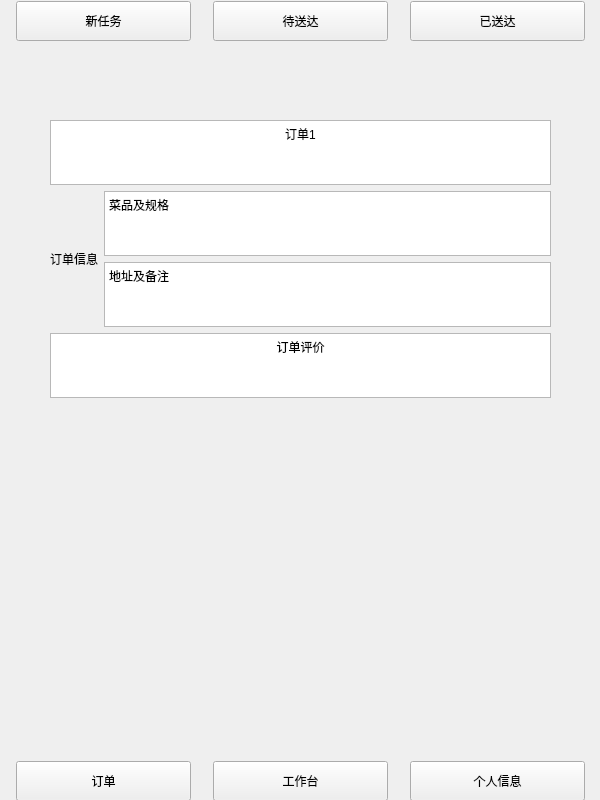
<?xml version="1.0" encoding="UTF-8"?>
<ui version="4.0">
 <class>shangjia3</class>
 <widget class="QWidget" name="shangjia3">
  <property name="geometry">
   <rect>
    <x>0</x>
    <y>0</y>
    <width>600</width>
    <height>800</height>
   </rect>
  </property>
  <property name="windowTitle">
   <string>Form</string>
  </property>
  <widget class="QWidget" name="layoutWidget">
   <property name="geometry">
    <rect>
     <x>0</x>
     <y>0</y>
     <width>601</width>
     <height>42</height>
    </rect>
   </property>
   <layout class="QHBoxLayout" name="horizontalLayout">
    <item>
     <widget class="QPushButton" name="pushButton">
      <property name="minimumSize">
       <size>
        <width>175</width>
        <height>40</height>
       </size>
      </property>
      <property name="maximumSize">
       <size>
        <width>175</width>
        <height>40</height>
       </size>
      </property>
      <property name="font">
       <font>
        <family>Microsoft YaHei</family>
       </font>
      </property>
      <property name="text">
       <string>新任务</string>
      </property>
     </widget>
    </item>
    <item>
     <widget class="QPushButton" name="pushButton_2">
      <property name="minimumSize">
       <size>
        <width>175</width>
        <height>40</height>
       </size>
      </property>
      <property name="maximumSize">
       <size>
        <width>175</width>
        <height>40</height>
       </size>
      </property>
      <property name="font">
       <font>
        <family>Microsoft YaHei</family>
       </font>
      </property>
      <property name="text">
       <string>待送达</string>
      </property>
     </widget>
    </item>
    <item>
     <widget class="QPushButton" name="pushButton_3">
      <property name="minimumSize">
       <size>
        <width>175</width>
        <height>40</height>
       </size>
      </property>
      <property name="maximumSize">
       <size>
        <width>175</width>
        <height>40</height>
       </size>
      </property>
      <property name="font">
       <font>
        <family>Microsoft YaHei</family>
       </font>
      </property>
      <property name="text">
       <string>已送达</string>
      </property>
     </widget>
    </item>
   </layout>
  </widget>
  <widget class="QWidget" name="layoutWidget">
   <property name="geometry">
    <rect>
     <x>0</x>
     <y>760</y>
     <width>601</width>
     <height>42</height>
    </rect>
   </property>
   <layout class="QHBoxLayout" name="horizontalLayout_2">
    <item>
     <widget class="QPushButton" name="pushButton_4">
      <property name="minimumSize">
       <size>
        <width>175</width>
        <height>40</height>
       </size>
      </property>
      <property name="maximumSize">
       <size>
        <width>175</width>
        <height>40</height>
       </size>
      </property>
      <property name="font">
       <font>
        <family>Microsoft YaHei</family>
       </font>
      </property>
      <property name="text">
       <string>订单</string>
      </property>
     </widget>
    </item>
    <item>
     <widget class="QPushButton" name="pushButton_6">
      <property name="minimumSize">
       <size>
        <width>175</width>
        <height>40</height>
       </size>
      </property>
      <property name="maximumSize">
       <size>
        <width>175</width>
        <height>40</height>
       </size>
      </property>
      <property name="font">
       <font>
        <family>Microsoft YaHei</family>
       </font>
      </property>
      <property name="text">
       <string>工作台</string>
      </property>
     </widget>
    </item>
    <item>
     <widget class="QPushButton" name="pushButton_5">
      <property name="minimumSize">
       <size>
        <width>175</width>
        <height>40</height>
       </size>
      </property>
      <property name="maximumSize">
       <size>
        <width>175</width>
        <height>40</height>
       </size>
      </property>
      <property name="font">
       <font>
        <family>Microsoft YaHei</family>
       </font>
      </property>
      <property name="text">
       <string>个人信息</string>
      </property>
     </widget>
    </item>
   </layout>
  </widget>
  <widget class="QWidget" name="">
   <property name="geometry">
    <rect>
     <x>50</x>
     <y>120</y>
     <width>501</width>
     <height>278</height>
    </rect>
   </property>
   <layout class="QGridLayout" name="gridLayout">
    <item row="0" column="0" colspan="2">
     <widget class="QTextBrowser" name="textBrowser">
      <property name="html">
       <string>&lt;!DOCTYPE HTML PUBLIC &quot;-//W3C//DTD HTML 4.0//EN&quot; &quot;http://www.w3.org/TR/REC-html40/strict.dtd&quot;&gt;
&lt;html&gt;&lt;head&gt;&lt;meta name=&quot;qrichtext&quot; content=&quot;1&quot; /&gt;&lt;meta charset=&quot;utf-8&quot; /&gt;&lt;style type=&quot;text/css&quot;&gt;
p, li { white-space: pre-wrap; }
hr { height: 1px; border-width: 0; }
li.unchecked::marker { content: &quot;\2610&quot;; }
li.checked::marker { content: &quot;\2612&quot;; }
&lt;/style&gt;&lt;/head&gt;&lt;body style=&quot; font-family:'Microsoft YaHei UI'; font-size:9pt; font-weight:400; font-style:normal;&quot;&gt;
&lt;p align=&quot;center&quot; style=&quot; margin-top:0px; margin-bottom:0px; margin-left:0px; margin-right:0px; -qt-block-indent:0; text-indent:0px;&quot;&gt;订单1&lt;/p&gt;&lt;/body&gt;&lt;/html&gt;</string>
      </property>
     </widget>
    </item>
    <item row="1" column="0" rowspan="2">
     <widget class="QLabel" name="label">
      <property name="text">
       <string>订单信息</string>
      </property>
     </widget>
    </item>
    <item row="1" column="1">
     <widget class="QTextBrowser" name="textBrowser_2">
      <property name="html">
       <string>&lt;!DOCTYPE HTML PUBLIC &quot;-//W3C//DTD HTML 4.0//EN&quot; &quot;http://www.w3.org/TR/REC-html40/strict.dtd&quot;&gt;
&lt;html&gt;&lt;head&gt;&lt;meta name=&quot;qrichtext&quot; content=&quot;1&quot; /&gt;&lt;meta charset=&quot;utf-8&quot; /&gt;&lt;style type=&quot;text/css&quot;&gt;
p, li { white-space: pre-wrap; }
hr { height: 1px; border-width: 0; }
li.unchecked::marker { content: &quot;\2610&quot;; }
li.checked::marker { content: &quot;\2612&quot;; }
&lt;/style&gt;&lt;/head&gt;&lt;body style=&quot; font-family:'Microsoft YaHei UI'; font-size:9pt; font-weight:400; font-style:normal;&quot;&gt;
&lt;p style=&quot; margin-top:0px; margin-bottom:0px; margin-left:0px; margin-right:0px; -qt-block-indent:0; text-indent:0px;&quot;&gt;菜品及规格&lt;/p&gt;&lt;/body&gt;&lt;/html&gt;</string>
      </property>
     </widget>
    </item>
    <item row="2" column="1">
     <widget class="QTextBrowser" name="textBrowser_3">
      <property name="html">
       <string>&lt;!DOCTYPE HTML PUBLIC &quot;-//W3C//DTD HTML 4.0//EN&quot; &quot;http://www.w3.org/TR/REC-html40/strict.dtd&quot;&gt;
&lt;html&gt;&lt;head&gt;&lt;meta name=&quot;qrichtext&quot; content=&quot;1&quot; /&gt;&lt;meta charset=&quot;utf-8&quot; /&gt;&lt;style type=&quot;text/css&quot;&gt;
p, li { white-space: pre-wrap; }
hr { height: 1px; border-width: 0; }
li.unchecked::marker { content: &quot;\2610&quot;; }
li.checked::marker { content: &quot;\2612&quot;; }
&lt;/style&gt;&lt;/head&gt;&lt;body style=&quot; font-family:'Microsoft YaHei UI'; font-size:9pt; font-weight:400; font-style:normal;&quot;&gt;
&lt;p style=&quot; margin-top:0px; margin-bottom:0px; margin-left:0px; margin-right:0px; -qt-block-indent:0; text-indent:0px;&quot;&gt;地址及备注&lt;/p&gt;&lt;/body&gt;&lt;/html&gt;</string>
      </property>
     </widget>
    </item>
    <item row="3" column="0" colspan="2">
     <widget class="QTextBrowser" name="textBrowser_4">
      <property name="html">
       <string>&lt;!DOCTYPE HTML PUBLIC &quot;-//W3C//DTD HTML 4.0//EN&quot; &quot;http://www.w3.org/TR/REC-html40/strict.dtd&quot;&gt;
&lt;html&gt;&lt;head&gt;&lt;meta name=&quot;qrichtext&quot; content=&quot;1&quot; /&gt;&lt;meta charset=&quot;utf-8&quot; /&gt;&lt;style type=&quot;text/css&quot;&gt;
p, li { white-space: pre-wrap; }
hr { height: 1px; border-width: 0; }
li.unchecked::marker { content: &quot;\2610&quot;; }
li.checked::marker { content: &quot;\2612&quot;; }
&lt;/style&gt;&lt;/head&gt;&lt;body style=&quot; font-family:'Microsoft YaHei UI'; font-size:9pt; font-weight:400; font-style:normal;&quot;&gt;
&lt;p align=&quot;center&quot; style=&quot; margin-top:0px; margin-bottom:0px; margin-left:0px; margin-right:0px; -qt-block-indent:0; text-indent:0px;&quot;&gt;订单评价&lt;/p&gt;&lt;/body&gt;&lt;/html&gt;</string>
      </property>
     </widget>
    </item>
   </layout>
  </widget>
 </widget>
 <resources/>
 <connections/>
</ui>
